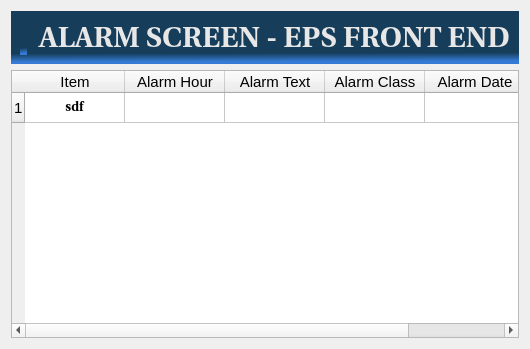
<?xml version="1.0" encoding="UTF-8"?>
<ui version="4.0">
 <class>Form</class>
 <widget class="QWidget" name="Form">
  <property name="geometry">
   <rect>
    <x>0</x>
    <y>0</y>
    <width>509</width>
    <height>349</height>
   </rect>
  </property>
  <property name="windowTitle">
   <string>Alarm Screen - EPS Front End</string>
  </property>
  <layout class="QGridLayout" name="gridLayout">
   <item row="0" column="0">
    <layout class="QVBoxLayout" name="verticalLayout">
     <item>
      <widget class="QFrame" name="frame">
       <property name="maximumSize">
        <size>
         <width>850</width>
         <height>90</height>
        </size>
       </property>
       <property name="styleSheet">
        <string notr="true">background-color: qlineargradient(spread:pad, x1:0.484, y1:0.747505, x2:0.489, y2:1, stop:0.182796 rgba(22, 61, 90, 255), stop:0.811828 rgba(53, 123, 213, 255));</string>
       </property>
       <layout class="QHBoxLayout" name="horizontalLayout">
        <item>
         <widget class="QLabel" name="label_15">
          <property name="sizePolicy">
           <sizepolicy hsizetype="Preferred" vsizetype="Fixed">
            <horstretch>0</horstretch>
            <verstretch>0</verstretch>
           </sizepolicy>
          </property>
          <property name="maximumSize">
           <size>
            <width>81</width>
            <height>81</height>
           </size>
          </property>
          <property name="text">
           <string/>
          </property>
          <property name="pixmap">
           <pixmap>images/LogoSirius_cortado.png</pixmap>
          </property>
          <property name="scaledContents">
           <bool>true</bool>
          </property>
          <property name="alignment">
           <set>Qt::AlignCenter</set>
          </property>
         </widget>
        </item>
        <item>
         <widget class="QLabel" name="label">
          <property name="sizePolicy">
           <sizepolicy hsizetype="Preferred" vsizetype="Fixed">
            <horstretch>0</horstretch>
            <verstretch>0</verstretch>
           </sizepolicy>
          </property>
          <property name="font">
           <font>
            <family>Utopia</family>
            <pointsize>22</pointsize>
            <weight>75</weight>
            <bold>true</bold>
           </font>
          </property>
          <property name="styleSheet">
           <string notr="true">color: rgb(231, 231, 231);
background-color: transparent;</string>
          </property>
          <property name="text">
           <string> ALARM SCREEN - EPS FRONT END</string>
          </property>
          <property name="scaledContents">
           <bool>true</bool>
          </property>
          <property name="alignment">
           <set>Qt::AlignCenter</set>
          </property>
         </widget>
        </item>
       </layout>
      </widget>
     </item>
     <item>
      <widget class="QTableWidget" name="tableWidget">
       <property name="maximumSize">
        <size>
         <width>850</width>
         <height>16777215</height>
        </size>
       </property>
       <property name="font">
        <font>
         <pointsize>11</pointsize>
        </font>
       </property>
       <property name="autoFillBackground">
        <bool>false</bool>
       </property>
       <property name="showGrid">
        <bool>true</bool>
       </property>
       <property name="gridStyle">
        <enum>Qt::SolidLine</enum>
       </property>
       <property name="rowCount">
        <number>1</number>
       </property>
       <property name="columnCount">
        <number>5</number>
       </property>
       <attribute name="horizontalHeaderCascadingSectionResizes">
        <bool>false</bool>
       </attribute>
       <row/>
       <column>
        <property name="text">
         <string>Item</string>
        </property>
       </column>
       <column>
        <property name="text">
         <string>Alarm Hour</string>
        </property>
       </column>
       <column>
        <property name="text">
         <string>Alarm Text</string>
        </property>
       </column>
       <column>
        <property name="text">
         <string>Alarm Class</string>
        </property>
       </column>
       <column>
        <property name="text">
         <string>Alarm Date</string>
        </property>
       </column>
       <item row="0" column="0">
        <property name="text">
         <string>sdf</string>
        </property>
        <property name="font">
         <font>
          <family>Utopia</family>
          <pointsize>10</pointsize>
          <weight>75</weight>
          <bold>true</bold>
         </font>
        </property>
        <property name="textAlignment">
         <set>AlignCenter</set>
        </property>
       </item>
      </widget>
     </item>
    </layout>
   </item>
  </layout>
 </widget>
 <resources/>
 <connections/>
</ui>
